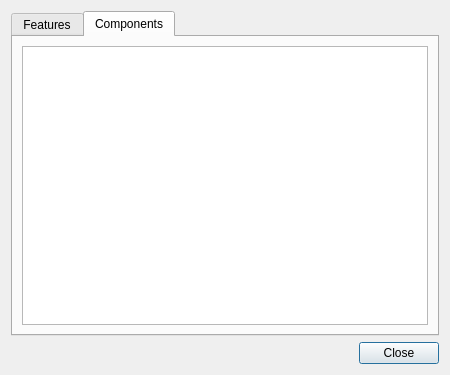
<?xml version="1.0" encoding="UTF-8"?>
<ui version="4.0">
 <class>ComponentsDialog</class>
 <widget class="QDialog" name="ComponentsDialog">
  <property name="geometry">
   <rect>
    <x>0</x>
    <y>0</y>
    <width>450</width>
    <height>375</height>
   </rect>
  </property>
  <property name="windowTitle">
   <string>Component information</string>
  </property>
  <layout class="QVBoxLayout" name="verticalLayout">
   <item>
    <widget class="QTabWidget" name="tabWidget">
     <property name="currentIndex">
      <number>1</number>
     </property>
     <widget class="QWidget" name="tab">
      <attribute name="title">
       <string>Features</string>
      </attribute>
     </widget>
     <widget class="QWidget" name="componentsTab">
      <attribute name="title">
       <string>Components</string>
      </attribute>
      <layout class="QVBoxLayout" name="verticalLayout_2">
       <item>
        <widget class="QTableView" name="tableView">
         <property name="alternatingRowColors">
          <bool>true</bool>
         </property>
         <property name="selectionMode">
          <enum>QAbstractItemView::SingleSelection</enum>
         </property>
         <property name="selectionBehavior">
          <enum>QAbstractItemView::SelectRows</enum>
         </property>
         <property name="showGrid">
          <bool>false</bool>
         </property>
         <property name="sortingEnabled">
          <bool>true</bool>
         </property>
         <attribute name="horizontalHeaderHighlightSections">
          <bool>false</bool>
         </attribute>
         <attribute name="horizontalHeaderShowSortIndicator" stdset="0">
          <bool>false</bool>
         </attribute>
         <attribute name="horizontalHeaderStretchLastSection">
          <bool>true</bool>
         </attribute>
         <attribute name="verticalHeaderVisible">
          <bool>false</bool>
         </attribute>
         <attribute name="verticalHeaderDefaultSectionSize">
          <number>20</number>
         </attribute>
        </widget>
       </item>
      </layout>
     </widget>
    </widget>
   </item>
   <item>
    <layout class="QHBoxLayout" name="horizontalLayout">
     <item>
      <spacer name="horizontalSpacer">
       <property name="orientation">
        <enum>Qt::Horizontal</enum>
       </property>
       <property name="sizeHint" stdset="0">
        <size>
         <width>40</width>
         <height>20</height>
        </size>
       </property>
      </spacer>
     </item>
     <item>
      <widget class="QPushButton" name="closeButton">
       <property name="text">
        <string>Close</string>
       </property>
      </widget>
     </item>
    </layout>
   </item>
  </layout>
 </widget>
 <resources/>
 <connections/>
</ui>
